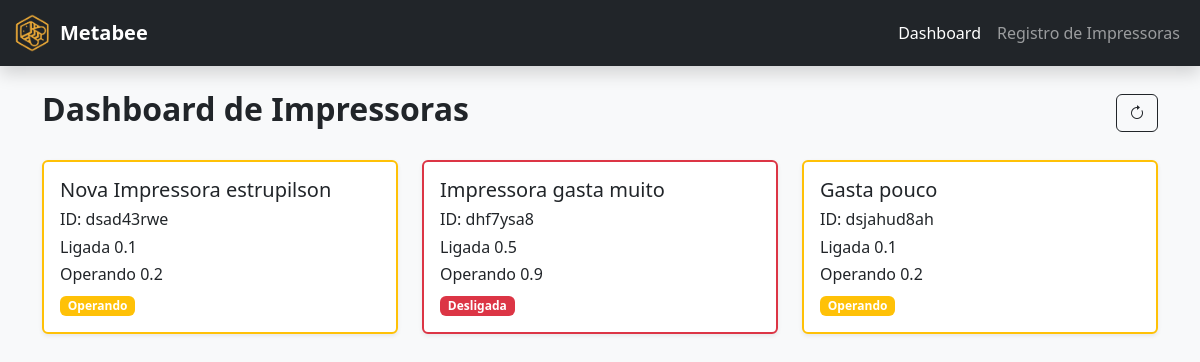
The app's page /dashboard, older data.
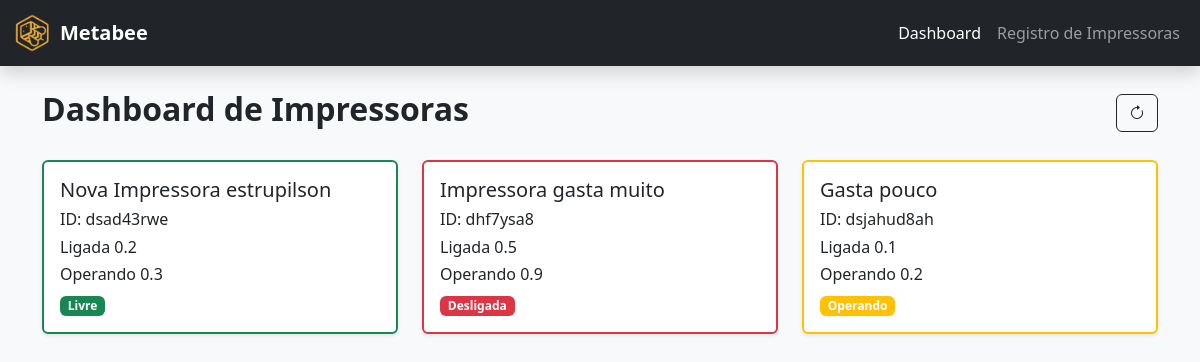
The same page, newer data.
### metabee_app/models.py (models this page shows)
class Printer(models.Model):
    name = models.CharField(max_length=100, default="Default Printer")
    status = models.IntegerField(validators=[MinValueValidator(0), MaxValueValidator(2)], default=0)
    device_id = models.CharField(max_length=100, default="0")
    idle_range = models.FloatField(max_length=100, default=0)
    operating_range = models.FloatField(max_length=100, default=0)

### metabee_app/views.py (the view)
# urls.py: path('dashboard', views.dashboard, name="dashboard"),
def dashboard(request):
    printers = Printer.objects.all()
    context = {'printers': printers}
    return render(request, 'dashboard.html', context)

### metabee_app/templates/dashboard.html (shortened to what this page needs)
{% extends 'layout.html' %}
{% load static %}
{% block content %}
  <div class="container py-4">
    <div class="d-flex justify-content-between align-items-center mb-4">
      <h2 class="fw-bold">Dashboard de Impressoras</h2>
      <a href="{% url 'get_printers_state' %}"><button class="btn btn-outline-dark"><i class="bi bi-arrow-clockwise"></i></button></a>
    </div>
    <div class="row g-4">
      {% for printer in printers %}
        <div class="col-12 col-md-6 col-lg-4">
          <div class="card shadow-sm
            {% if printer.status == 0 %}
               border-danger
            {% elif printer.status == 1 %}
               border-success
            {% elif printer.status == 2 %}
               border-warning
            {% endif %}
          border-2">
            <div class="card-body">
              <h5 class="card-title">{{ printer.name }}</h5>
              <h6 class="card-title">ID: {{ printer.device_id }}</h6>
              <h6 class="card-title">Ligada {{ printer.idle_range }}</h6>
              <h6 class="card-title">Operando {{ printer.operating_range }}</h6>
              <p class="card-text">
                {% if printer.status == 0 %}
                  <span class="badge bg-danger">Desligada</span>
                {% elif printer.status == 1 %}
                  <span class="badge bg-success">Livre</span>
                {% elif printer.status == 2 %}
                  <span class="badge bg-warning">Operando</span>
                {% endif %}
              </p>
            </div>
          </div>
        </div>
      {% endfor %}
    </div>
  </div>
{% endblock %}

Row changes from the older to the newer data that the page shows:
changed Printer "Nova Impressora estrupilson": idle_range "0.1" → "0.2"; operating_range "0.2" → "0.3"; status "Operando" → "Livre"
